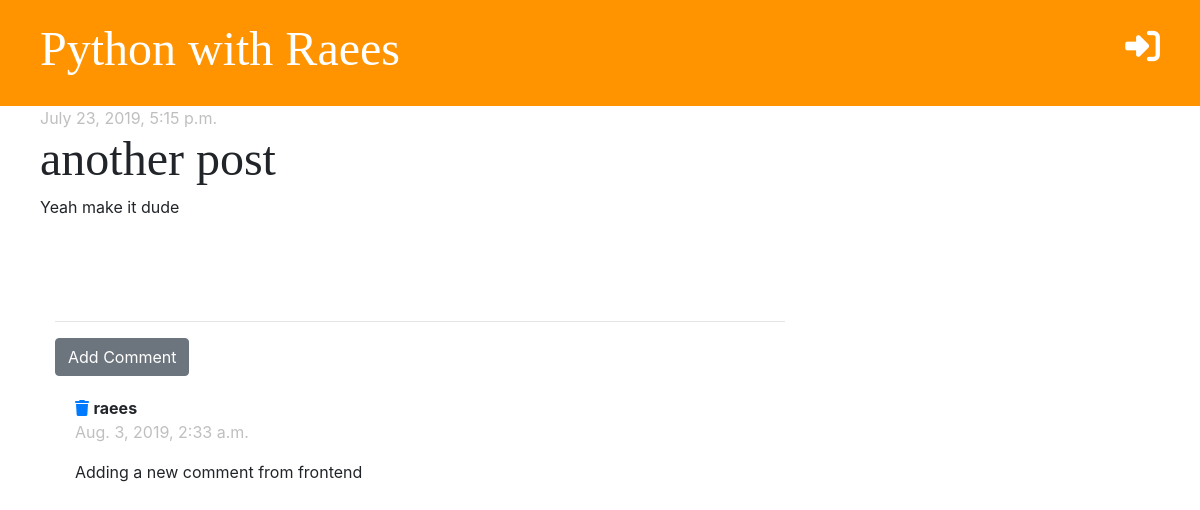
Page /post/4/ on the earlier database version.
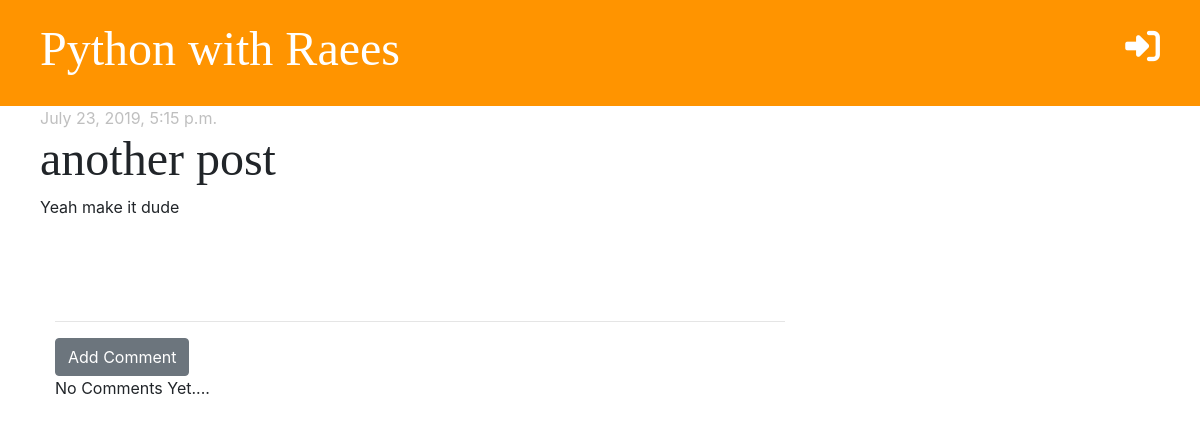
Same page on the later database version.
### blog/models.py (models this page shows, shortened)
class Comment(models.Model):
    post         = models.ForeignKey('blog.Post', on_delete=models.CASCADE, related_name='comments')
    author       = models.CharField(max_length=200)
    text         = models.TextField()
    created_date = models.DateTimeField(default=timezone.now)

### blog/views.py (the view)
# urls.py: path('post/<int:pk>/', views.post_detail, name='post_detail'),
def post_detail(request, pk):
    post = get_object_or_404(Post, pk=pk)
    stuff_for_frontend = {'post': post}
    return render(request, 'blog/post_detail.html', stuff_for_frontend)

### blog/templates/blog/post_detail.html (shortened to what this page needs)
{% extends 'blog/base.html' %}
{% block content %}
    <div class="row">
        <div class="post">
            {% if post.published_date %}
                <div class="date">
                    {{ post.published_date }}
                </div>
            {% else %}
                <a href="{% url 'post_publish' pk=post.pk %}"><i class="fas fa-upload fa-2x"></i></a>
            {% endif %}
            <h2>{{ post.title }}</h2>
            <p>{{ post.body|linebreaksbr }}</p>
        </div>
    </div>
    <hr>
    <a href="{% url 'add_comment_to_post' pk=post.pk %}" class="btn btn-secondary">Add Comment</a><br>
    {% for comment in post.comments.all %}
        <div class="comment">
            <a href="{% url 'comment_remove' pk=comment.pk %}"><i class="fas fa-trash"></i></a>
            <strong>{{ comment.author }}</strong>
            <div class="date">
                <p class="date">{{ comment.created_date }}</p>
            </div>
            <p>{{ comment.text }}</p>
            <br><br>
        </div>
    {% empty %}
        <p>No Comments Yet....</p>
    {% endfor %}
{% endblock %}

Differences in the rows shown:
removed Comment: author "raees", created_date "Aug. 3, 2019, 2:33 a.m.", text "Adding a new comment from frontend"
Other differences:
text now shown: "No Comments Yet...."
